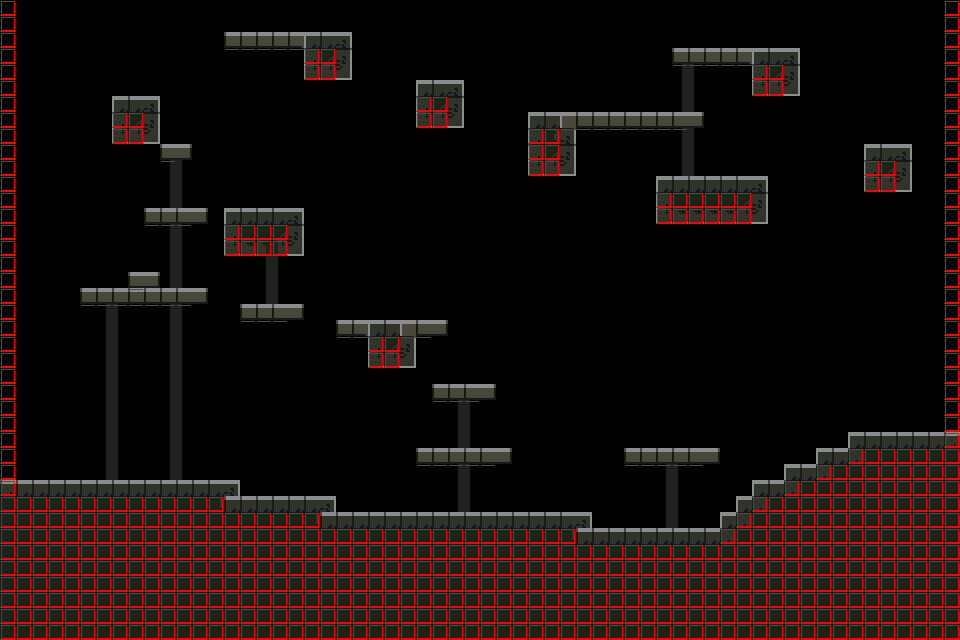

Rendered tile map (Tiled .tmx) drawn with the repository's tilesets; below, a short description and the map source with its tile grids summarised:
An orthogonal 60x40 tile map with 16x16 px tiles, 2 tile layers (base, collision), 2 tilesets.

<map version="1.2" tiledversion="1.3.3" orientation="orthogonal" renderorder="right-down" width="60" height="40" tilewidth="16" tileheight="16" infinite="0" nextlayerid="3" nextobjectid="1">
 <tileset firstgid="1" source="prototype_tiles.tsx" />
 <tileset firstgid="161" source="collision.tsx" />
 <layer id="1" name="base" width="60" height="40">
  <data>[2400 cells, 648 non-empty, 17 distinct tile ids]</data>
 </layer>
 <layer id="2" name="collision" width="60" height="40">
  <data>[2400 cells, 658 non-empty, 2 distinct tile ids]</data>
 </layer>
</map>